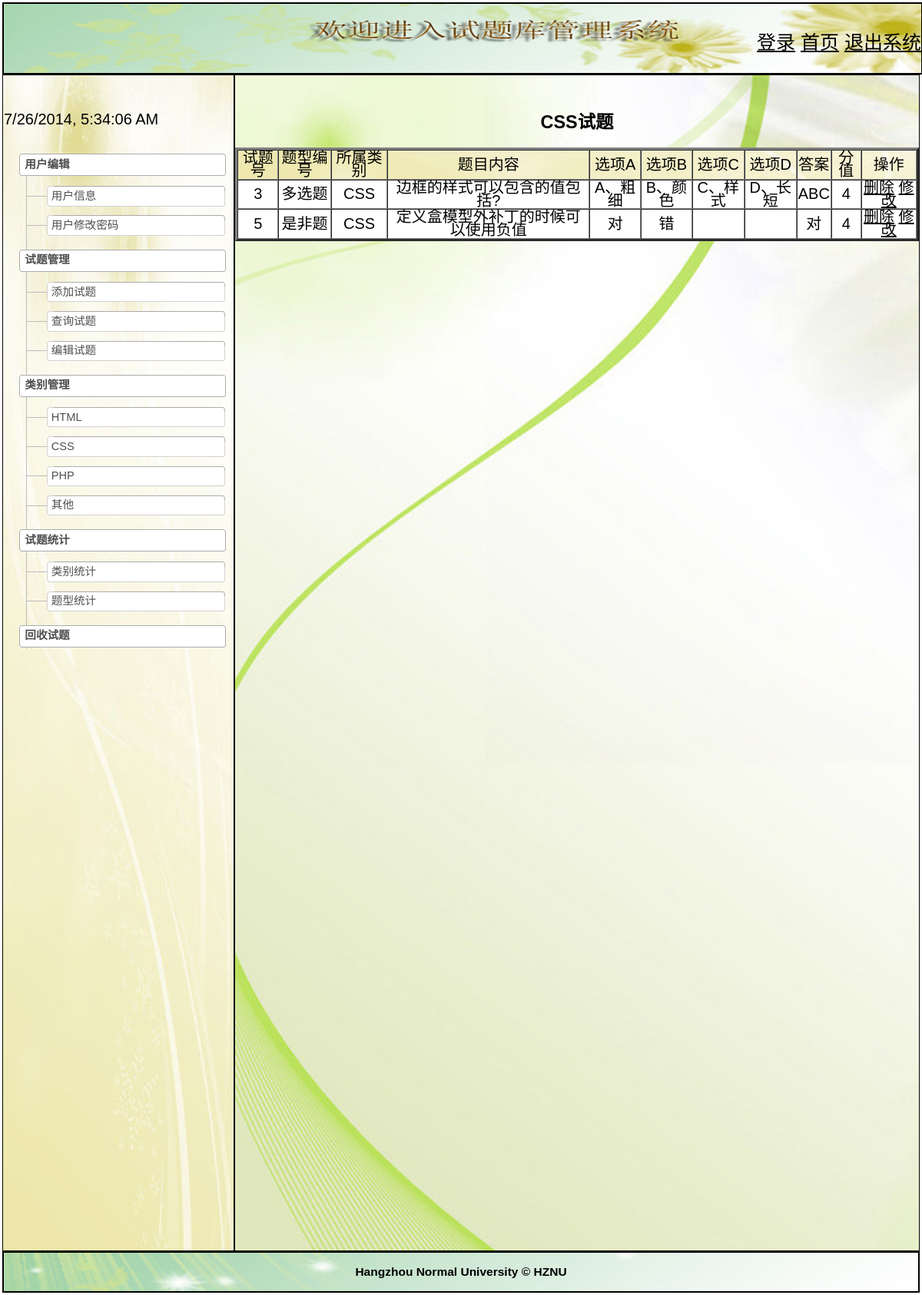
Page /shitiku2/css.php (signed in) on the committed database.
### tables this page shows
CREATE TABLE IF NOT EXISTS `question` (
  `num` int(10) NOT NULL AUTO_INCREMENT COMMENT '试题号',
  `typenum` char(20) NOT NULL COMMENT '题型',
  `subject` varchar(20) NOT NULL COMMENT '所属类别',
  `title` varchar(500) NOT NULL COMMENT '题目内容',
  `chooseA` varchar(20) NOT NULL COMMENT '选项A',
  `chooseB` varchar(20) NOT NULL COMMENT '选项B',
  `chooseC` varchar(20) NOT NULL COMMENT '选项C',
  `chooseD` varchar(20) NOT NULL COMMENT '选项D',
  `answer` varchar(500) NOT NULL COMMENT '答案',
  `value` char(10) NOT NULL COMMENT '分值',
  `deletes` varchar(10) NOT NULL COMMENT '删除',
  PRIMARY KEY (`num`)
);

### shitiku2/css.php (the view, shortened to what this page needs)
<!DOCTYPE html PUBLIC "-//W3C//DTD XHTML 1.0 Transitional//EN" "http://www.w3.org/TR/xhtml1/DTD/xhtml1-transitional.dtd">
<html xmlns="http://www.w3.org/1999/xhtml">
<head>
<link rel="stylesheet" type="text/css" href="css/yemianstyle.css"/>
</head>
<?php
if(isset($_SESSION["userName"]))
{
?>
<body>
<?php require_once('header.php');?>
<div class="left" >
<?php
	require_once('left.inc.php');
?>
<div id="Middle" class="dialog_body">
  <form action="" method="post">
            <?php
if(!$_POST["subject"]){
echo"<h3>CSS试题</h3><p>";
$sql="select * from  question where subject='CSS' and deletes='0'";
$rs=mysql_query($sql);
$num=mysql_num_rows($rs);
if($num==0){
echo "没有任何试题！<p>点<a href=add.php>这里</a>添加试题";
}
else{
       echo"<table border=\"3\" cellspacing=\"0\" cellpadding=\"1\"  bordercolordark=\"#FFFFFF\"   bordercolorlight=\"#0000FF\"  width=\"100%\">";
		echo"<tr background=\"images/top1.jpg\" height=\"30\">";
		echo"<td>试题号</td>";
		echo"<td>题型编号</td>";
		echo"<td>所属类别</td>";
		echo"<td>题目内容</td>";
		echo"<td>选项A</td>";
		echo"<td>选项B</td>";
		echo"<td>选项C</td>";
		echo"<td>选项D</td>";
		echo"<td>答案</td>";
		echo"<td>分值</td>";
		echo"<td >操作</td>";
		echo"</tr>";
		while($row=mysql_fetch_array($rs))
		{
			echo"<tr  bgcolor=\"#FFFFFF\">";
			echo"<td>".$row['num']."</td>";
			echo"<td>".$row['typenum']."</td>";
			echo"<td>".$row['subject']."</td>";
			echo"<td>".$row['title']."</td>";
			echo"<td>".$row['chooseA']."</td>";
			echo"<td>".$row['chooseB']."</td>";
			echo"<td>".$row['chooseC']."</td>";
			echo"<td>".$row['chooseD']."</td>";
			echo"<td>".$row['answer']."</td>";
			echo"<td>".$row['value']."</td>";
		echo"<td ><a href=\"javascript:if(confirm('您确定要删除吗？')){location.href='deletes.php?num=".$row['num']." ' }\">删除</a> <a href=change.php?num=".$row['num']." >修改</a></td>";
			echo"</tr>";
		}
		echo"</table>";
        }
		}
		?>
        </form>
        </div>
<?php
	require_once('footer.php');
?>
<?php
}
else
{
	echo"<script>";
	echo"alert('请先登录再访问！');";
	echo"window.location='loginin.php';";
	echo"</script>";
}
?>
</body>
</html>

### shitiku2/css/yemianstyle.css (style rules this page uses)
body { color: #03F; front-family: Verdana; }
.left { float:left; width:300px; height:1530px; background-size:cover; border:1px solid black; background-image:url(../images/left.jpg); }
a:link { text-decoration: underline; color:#000; }
#Middle { font-size:20px; margin-left:302px; padding-top:30px; text-align:center; border:1px solid black; color:#000; height:1500px; background-image:url(../images/Middle.jpg); background-size:cover; }

### shitiku2/css/sitemap.css (style rules this page uses)
body { font-size: 83%; line-height: 130%; font-family: Geneva, Arial, Helvetica, Sans-Serif; margin: 0; padding: 3px; }

### rows in the picture
question: num "3", typenum "多选题", subject "CSS", title "边框的样式可以包含的值包括?", chooseA "A、粗细", chooseB "B、颜色", chooseC "C、样式", chooseD "D、长短", answer "ABC", value "4"
question: num "5", typenum "是非题", subject "CSS", title "定义盒模型外补丁的时候可以使用负值", chooseA "对", chooseB "错", answer "对", value "4"
